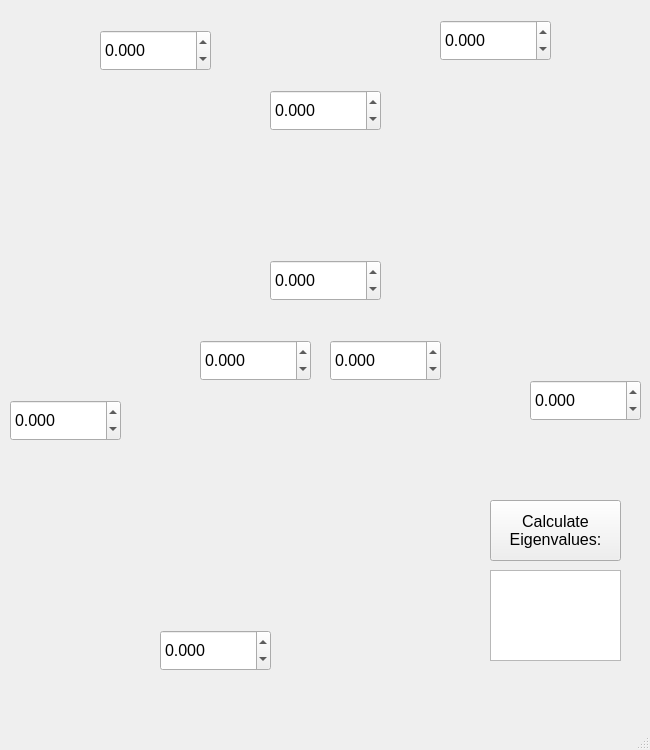
<?xml version="1.0" encoding="UTF-8"?>
<ui version="4.0">
 <class>MainWindow</class>
 <widget class="QMainWindow" name="MainWindow">
  <property name="geometry">
   <rect>
    <x>0</x>
    <y>0</y>
    <width>650</width>
    <height>750</height>
   </rect>
  </property>
  <property name="sizePolicy">
   <sizepolicy hsizetype="Fixed" vsizetype="Fixed">
    <horstretch>0</horstretch>
    <verstretch>0</verstretch>
   </sizepolicy>
  </property>
  <property name="minimumSize">
   <size>
    <width>650</width>
    <height>750</height>
   </size>
  </property>
  <property name="maximumSize">
   <size>
    <width>650</width>
    <height>750</height>
   </size>
  </property>
  <property name="font">
   <font>
    <pointsize>12</pointsize>
   </font>
  </property>
  <property name="windowTitle">
   <string>MainWindow</string>
  </property>
  <property name="styleSheet">
   <string notr="true"/>
  </property>
  <widget class="QWidget" name="centralwidget">
   <property name="styleSheet">
    <string notr="true">image: url(:/images/neurons.png);</string>
   </property>
   <widget class="QDoubleSpinBox" name="connection_2_1">
    <property name="geometry">
     <rect>
      <x>270</x>
      <y>260</y>
      <width>111</width>
      <height>41</height>
     </rect>
    </property>
    <property name="styleSheet">
     <string notr="true">font: 12pt &quot;MS Shell Dlg 2&quot;;</string>
    </property>
    <property name="decimals">
     <number>3</number>
    </property>
    <property name="minimum">
     <double>-99.989999999999995</double>
    </property>
   </widget>
   <widget class="QDoubleSpinBox" name="connection_2_2">
    <property name="geometry">
     <rect>
      <x>440</x>
      <y>20</y>
      <width>111</width>
      <height>41</height>
     </rect>
    </property>
    <property name="styleSheet">
     <string notr="true">font: 12pt &quot;MS Shell Dlg 2&quot;;</string>
    </property>
    <property name="decimals">
     <number>3</number>
    </property>
    <property name="minimum">
     <double>-99.989999999999995</double>
    </property>
   </widget>
   <widget class="QDoubleSpinBox" name="connection_2_3">
    <property name="geometry">
     <rect>
      <x>330</x>
      <y>340</y>
      <width>111</width>
      <height>41</height>
     </rect>
    </property>
    <property name="styleSheet">
     <string notr="true">font: 12pt &quot;MS Shell Dlg 2&quot;;</string>
    </property>
    <property name="decimals">
     <number>3</number>
    </property>
    <property name="minimum">
     <double>-99.989999999999995</double>
    </property>
   </widget>
   <widget class="QDoubleSpinBox" name="connection_1_1">
    <property name="geometry">
     <rect>
      <x>100</x>
      <y>30</y>
      <width>111</width>
      <height>41</height>
     </rect>
    </property>
    <property name="styleSheet">
     <string notr="true">font: 12pt &quot;MS Shell Dlg 2&quot;;</string>
    </property>
    <property name="decimals">
     <number>3</number>
    </property>
    <property name="minimum">
     <double>-99.989999999999995</double>
    </property>
   </widget>
   <widget class="QDoubleSpinBox" name="connection_1_2">
    <property name="geometry">
     <rect>
      <x>270</x>
      <y>90</y>
      <width>111</width>
      <height>41</height>
     </rect>
    </property>
    <property name="styleSheet">
     <string notr="true">font: 12pt &quot;MS Shell Dlg 2&quot;;</string>
    </property>
    <property name="decimals">
     <number>3</number>
    </property>
    <property name="minimum">
     <double>-99.989999999999995</double>
    </property>
   </widget>
   <widget class="QDoubleSpinBox" name="connection_1_3">
    <property name="geometry">
     <rect>
      <x>200</x>
      <y>340</y>
      <width>111</width>
      <height>41</height>
     </rect>
    </property>
    <property name="styleSheet">
     <string notr="true">font: 12pt &quot;MS Shell Dlg 2&quot;;</string>
    </property>
    <property name="decimals">
     <number>3</number>
    </property>
    <property name="minimum">
     <double>-99.989999999999995</double>
    </property>
   </widget>
   <widget class="QDoubleSpinBox" name="connection_3_1">
    <property name="geometry">
     <rect>
      <x>10</x>
      <y>400</y>
      <width>111</width>
      <height>41</height>
     </rect>
    </property>
    <property name="styleSheet">
     <string notr="true">font: 12pt &quot;MS Shell Dlg 2&quot;;</string>
    </property>
    <property name="decimals">
     <number>3</number>
    </property>
    <property name="minimum">
     <double>-99.989999999999995</double>
    </property>
   </widget>
   <widget class="QDoubleSpinBox" name="connection_3_2">
    <property name="geometry">
     <rect>
      <x>530</x>
      <y>380</y>
      <width>111</width>
      <height>41</height>
     </rect>
    </property>
    <property name="styleSheet">
     <string notr="true">font: 12pt &quot;MS Shell Dlg 2&quot;;</string>
    </property>
    <property name="readOnly">
     <bool>false</bool>
    </property>
    <property name="decimals">
     <number>3</number>
    </property>
    <property name="minimum">
     <double>-99.989999999999995</double>
    </property>
   </widget>
   <widget class="QDoubleSpinBox" name="connection_3_3">
    <property name="geometry">
     <rect>
      <x>160</x>
      <y>630</y>
      <width>111</width>
      <height>41</height>
     </rect>
    </property>
    <property name="styleSheet">
     <string notr="true">font: 12pt &quot;MS Shell Dlg 2&quot;;</string>
    </property>
    <property name="decimals">
     <number>3</number>
    </property>
    <property name="minimum">
     <double>-99.989999999999995</double>
    </property>
   </widget>
   <widget class="QPushButton" name="pushButton">
    <property name="geometry">
     <rect>
      <x>490</x>
      <y>500</y>
      <width>131</width>
      <height>61</height>
     </rect>
    </property>
    <property name="font">
     <font>
      <pointsize>12</pointsize>
     </font>
    </property>
    <property name="text">
     <string>Calculate
Eigenvalues:</string>
    </property>
   </widget>
   <widget class="QTextBrowser" name="textBrowser">
    <property name="geometry">
     <rect>
      <x>490</x>
      <y>570</y>
      <width>131</width>
      <height>91</height>
     </rect>
    </property>
    <property name="font">
     <font>
      <pointsize>12</pointsize>
     </font>
    </property>
   </widget>
  </widget>
  <widget class="QMenuBar" name="menubar">
   <property name="geometry">
    <rect>
     <x>0</x>
     <y>0</y>
     <width>650</width>
     <height>26</height>
    </rect>
   </property>
  </widget>
  <widget class="QStatusBar" name="statusbar"/>
 </widget>
 <resources>
  <include location="qt_resources.qrc"/>
 </resources>
 <connections/>
</ui>
